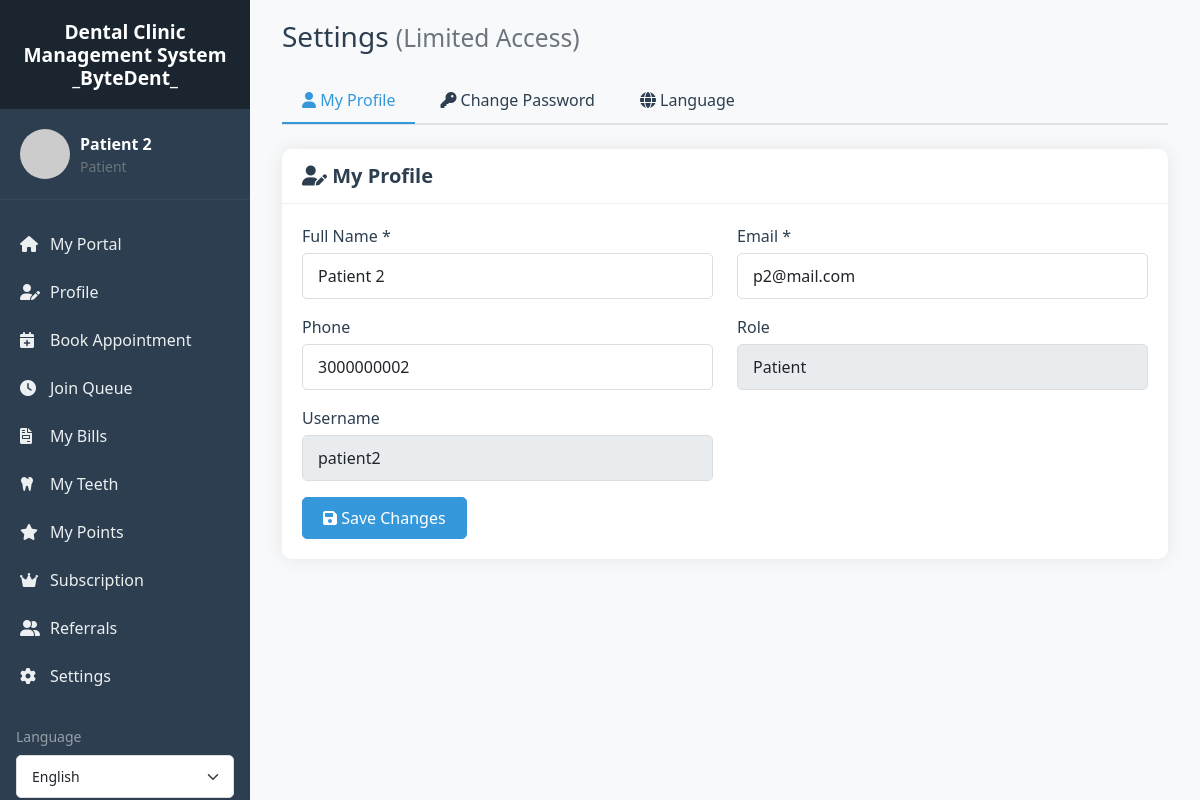
Page /settings/index.php (signed in) on the committed database.
### tables this page shows
CREATE TABLE `users` (
  `id` int(11) NOT NULL,
  `username` varchar(50) NOT NULL,
  `email` varchar(100) NOT NULL,
  `password_hash` varchar(255) NOT NULL,
  `full_name` varchar(100) NOT NULL,
  `role` enum('doctor','assistant','patient') NOT NULL,
  `is_admin` tinyint(1) NOT NULL DEFAULT 0,
  `phone` varchar(20) DEFAULT NULL,
  `profile_image` varchar(255) DEFAULT NULL,
  `created_at` timestamp NOT NULL DEFAULT current_timestamp(),
  `updated_at` timestamp NOT NULL DEFAULT current_timestamp() ON UPDATE current_timestamp(),
  `is_active` tinyint(1) DEFAULT 1,
  `last_login` timestamp NULL DEFAULT NULL
);

### includes/functions.php (called while the page is built, shortened)
<?php
require_once 'db.php';
require_once 'auth.php';
function url($path = '')
{
    $base = defined('SITE_URL') ? rtrim(SITE_URL, '/') : '';
    return $base . '/' . ltrim($path, '/');
}
function __($key, $default = '')
{
    static $translations = null;
    if ($translations === null) {
        $lang = $_SESSION['lang'] ?? 'en';
        $langFile = __DIR__ . "/../languages/{$lang}.php";
        if (file_exists($langFile)) {
            $translations = include $langFile;
        } else {
            $translations = [];
        }
    }
    return $translations[$key] ?? ($default ?: $key);
}

### includes/auth.php (called while the page is built, shortened)
<?php
require_once 'db.php';
class Auth {
    public static function isAdmin() {
        return isset($_SESSION['is_admin']) && $_SESSION['is_admin'] == 1;
    }
    public static function userId() {
        return $_SESSION['user_id'] ?? null;
    }
}
?>

### includes/db.php (called while the page is built, shortened)
<?php
class Database {
    private $host = DB_HOST;
    private $user = DB_USER;
    private $pass = DB_PASS;
    private $dbname = DB_NAME;
    private $conn;
    private static $instance = null;
    private function __construct() {
        try {
            $this->conn = new mysqli($this->host, $this->user, $this->pass, $this->dbname);
            $this->conn->set_charset("utf8mb4");
        } catch (Exception $e) {
            die("Database connection error: " . $e->getMessage());
        }
    }
    public static function getInstance() {
        if (self::$instance == null) {
            self::$instance = new Database();
        }
        return self::$instance;
    }
    public function query($sql, $params = [], $types = "") {
        $stmt = $this->conn->prepare($sql);
        if (!empty($params)) {
            if (empty($types)) {
                $types = $this->determineTypes($params);
            }
            $stmt->bind_param($types, ...$params);
        }
        $stmt->execute();
        return $stmt;
    }
    private function determineTypes($params) {
        $types = '';
        foreach ($params as $param) {
            if (is_int($param)) {
                $types .= 'i';
            } elseif (is_float($param)) {
                $types .= 'd';
            } elseif (is_string($param)) {
                $types .= 's';
            } else {
                $types .= 'b';
            }
        }
        return $types;
    }
    public function fetchOne($sql, $params = [], $types = "") {
        $stmt = $this->query($sql, $params, $types);
        $result = $stmt->get_result();
        if ($result && $result->num_rows > 0) {
            return $result->fetch_assoc();
        }
        return null;
    }
}
?>

### settings/index.php (the view, shortened to what this page needs)
<?php
require_once '../includes/db.php';
require_once '../includes/auth.php';
require_once '../includes/functions.php';
$isAdmin = Auth::isAdmin();
$userRole = $_SESSION['role'] ?? '';
$isDoctor = ($userRole === 'doctor');
$db = Database::getInstance();
$activeTab = $_GET['tab'] ?? 'profile';
$currentUser = $db->fetchOne("SELECT * FROM users WHERE id = ?", [Auth::userId()]);
include '../layouts/header.php';
?>
<div class="container-fluid">
    <h1 class="h3 mb-4">
        <?php echo __('settings_title'); ?>
        <?php if ($isAdmin): ?>
            <small class="text-muted">(Admin Access)</small>
        <?php elseif ($isDoctor): ?>
            <small class="text-muted">(Doctor Access - Limited)</small>
        <?php else: ?>
            <small class="text-muted">(Limited Access)</small>
        <?php endif; ?>
    </h1>
    <ul class="nav nav-tabs mb-4">
        <li class="nav-item">
            <a class="nav-link <?php echo $activeTab == 'profile' ? 'active' : ''; ?>"
               href="<?php echo url('settings/index.php?tab=profile'); ?>">
                <i class="fas fa-user"></i> <?php echo __('my_profile'); ?>
            </a>
        </li>
        <li class="nav-item">
            <a class="nav-link <?php echo $activeTab == 'password' ? 'active' : ''; ?>"
               href="<?php echo url('settings/index.php?tab=password'); ?>">
                <i class="fas fa-key"></i> <?php echo __('change_password'); ?>
            </a>
        </li>
        <li class="nav-item">
            <a class="nav-link <?php echo $activeTab == 'language' ? 'active' : ''; ?>"
               href="<?php echo url('settings/index.php?tab=language'); ?>">
                <i class="fas fa-globe"></i> <?php echo __('language'); ?>
            </a>
        </li>
    </ul>
    <?php if ($activeTab == 'profile'): ?>
        <div class="card">
            <div class="card-header">
                <h5><i class="fas fa-user-edit"></i> <?php echo __('my_profile'); ?></h5>
            </div>
            <div class="card-body">
                <form method="post">
                    <div class="row">
                        <div class="col-md-6 mb-3">
                            <label class="form-label"><?php echo __('full_name'); ?> *</label>
                            <input type="text" class="form-control" name="full_name"
                                   value="<?php echo htmlspecialchars($currentUser['full_name']); ?>" required>
                        </div>
                        <div class="col-md-6 mb-3">
                            <label class="form-label"><?php echo __('email'); ?> *</label>
                            <input type="email" class="form-control" name="email"
                                   value="<?php echo htmlspecialchars($currentUser['email']); ?>" required>
                        </div>
                        <div class="col-md-6 mb-3">
                            <label class="form-label"><?php echo __('phone'); ?></label>
                            <input type="text" class="form-control" name="phone"
                                   value="<?php echo htmlspecialchars($currentUser['phone']); ?>">
                        </div>
                        <div class="col-md-6 mb-3">
                            <label class="form-label"><?php echo __('role'); ?></label>
                            <input type="text" class="form-control" value="<?php echo ucfirst($currentUser['role']); ?>" disabled>
                        </div>
                        <div class="col-md-6 mb-3">
                            <label class="form-label"><?php echo __('username'); ?></label>
                            <input type="text" class="form-control" value="<?php echo htmlspecialchars($currentUser['username']); ?>" disabled>
                        </div>
                    </div>
                    <button type="submit" name="update_profile" class="btn btn-primary">
                        <i class="fas fa-save"></i> <?php echo __('save_changes'); ?>
                    </button>
                </form>
            </div>
        </div>
    <?php endif; ?>
</div>
<?php include '../layouts/footer.php'; ?>

### assets/css/style.css (style rules this page uses)
:root { --primary-color: #3498db; --secondary-color: #2c3e50; --success-color: #28a745; --danger-color: #dc3545; --warning-color: #ffc107; --info-color: #17a2b8; --light-color: #f8f9fa; --dark-color: #343a40; }
body { font-family: 'Segoe UI', Tahoma, Geneva, Verdana, sans-serif; background-color: #f8f9fa; margin: 0; padding: 0; }
h1, h2, h3, h4, h5, h6 { color: var(--secondary-color); font-weight: 600; }
.card { border: none; border-radius: 10px; box-shadow: 0 0 20px rgba(0,0,0,0.08); margin-bottom: 20px; }
.card-header { background-color: white; border-bottom: 1px solid #eee; padding: 15px 20px; border-radius: 10px 10px 0 0 !important; }
.card-header h5 { margin: 0; color: var(--secondary-color); }
.card-body { padding: 20px; }
.btn { border-radius: 5px; padding: 8px 20px; font-weight: 500; transition: all 0.3s; }
.btn-primary { background-color: var(--primary-color); border-color: var(--primary-color); }
.form-control, .form-select { border-radius: 5px; border: 1px solid #ddd; padding: 10px 15px; transition: all 0.3s; }
.form-label { font-weight: 500; color: var(--secondary-color); margin-bottom: 5px; }
.nav-tabs { border-bottom: 2px solid #dee2e6; margin-bottom: 20px; }
.nav-tabs .nav-link { border: none; color: var(--secondary-color); font-weight: 500; padding: 10px 20px; margin-right: 5px; }
.nav-tabs .nav-link.active { border: none; color: var(--primary-color); border-bottom: 2px solid var(--primary-color); background-color: transparent; }

### rows in the picture
users: full_name "Patient 2", email "p2@mail.com", phone "3000000002", role "Patient", username "patient2"

### other values in the picture
SITE_NAME "Dental Clinic Management System _ByteDent_"
$_SESSION['full_name'] "Patient 2"
$role "Patient"
__('my_portal', 'My Portal') "My Portal"
__('profile', 'Profile') "Profile"
__('book_appointment', 'Book Appointment') "Book Appointment"
__('join_queue', 'Join Queue') "Join Queue"
__('my_bills', 'My Bills') "My Bills"
__('my_teeth', 'My Teeth') "My Teeth"
__('my_points', 'My Points') "My Points"
__('subscription', 'Subscription') "Subscription"
__('referrals', 'Referrals') "Referrals"
__('settings', 'Settings') "Settings"
__('language', 'Language') "Language"
__('settings_title') "Settings"
